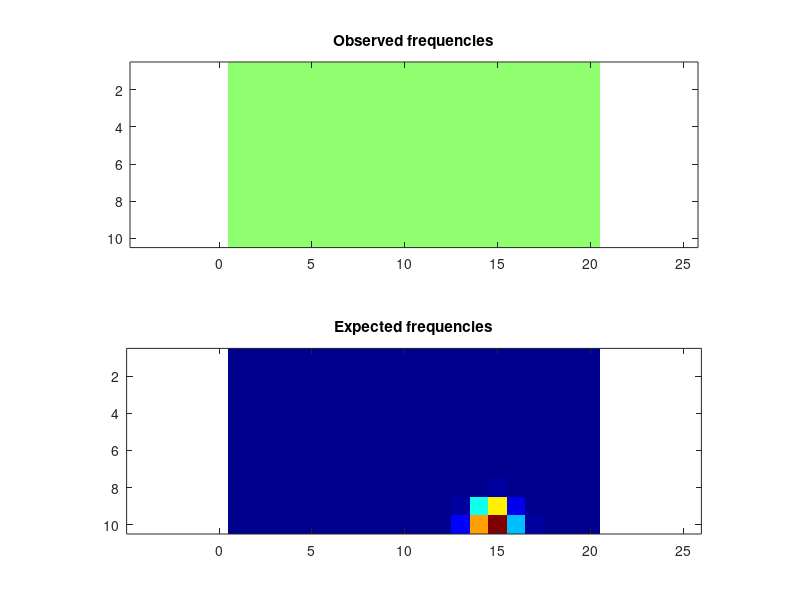

Recreate this plot in MATLAB.
obsFrequencies = [ 0, 0, 0, 0, 0, 0, 0, 0, 0, 0, 0, 0, 0, 0, 0, 0, 0, 0, 0, 0; 0, 0, 0, 0, 0, 0, 0, 0, 0, 0, 0, 0, 0, 0, 0, 0, 0, 0, 0, 0; 0, 0, 0, 0, 0, 0, 0, 0, 0, 0, 0, 0, 0, 0, 0, 0, 0, 0, 0, 0; 0, 0, 0, 0, 0, 0, 0, 0, 0, 0, 0, 0, 0, 0, 0, 0, 0, 0, 0, 0; 0, 0, 0, 0, 0, 0, 0, 0, 0, 0, 0, 0, 0, 0, 0, 0, 0, 0, 0, 0; 0, 0, 0, 0, 0, 0, 0, 0, 0, 0, 0, 0, 0, 0, 0, 0, 0, 0, 0, 0; 0, 0, 0, 0, 0, 0, 0, 0, 0, 0, 0, 0, 0, 0, 0, 0, 0, 0, 0, 0; 0, 0, 0, 0, 0, 0, 0, 0, 0, 0, 0, 0, 0, 0, 0, 0, 0, 0, 0, 0; 0, 0, 0, 0, 0, 0, 0, 0, 0, 0, 0, 0, 0, 0, 0, 0, 0, 0, 0, 0; 0, 0, 0, 0, 0, 0, 0, 0, 0, 0, 0, 0, 0, 0, 0, 0, 0, 0, 0, 0 ];
expFrequencies = [ 0, 0, 0, 0, 0, 0, 0, 0, 0, 0, 0, 0, 0, 0, 0, 0, 0, 0, 0, 0; 0, 0, 0, 0, 0, 0, 0, 0, 0, 0, 0, 0, 0, 0, 0, 0, 0, 0, 0, 0; 0, 0, 0, 0, 0, 0, 0, 0, 0, 0, 0, 0, 0, 4.63566e-28, 7.35834e-27, 2.79763e-34, 0, 0, 0, 0; 0, 0, 0, 0, 0, 0, 0, 0, 0, 0, 0, 5.32625e-43, 6.48113e-25, 8.05344e-17, 5.7166e-16, 4.04376e-20, 5.57396e-34, 0, 0, 0; 0, 0, 0, 0, 0, 0, 0, 0, 0, 0, 6.44477e-41, 3.89264e-25, 2.30952e-14, 2.63002e-09, 1.11558e-08, 1.81004e-11, 9.61146e-20, 1.71109e-33, 0, 0; 0, 0, 0, 0, 0, 0, 0, 0, 0, 7.99239e-37, 1.60268e-24, 1.96512e-14, 1.85936e-07, 0.000559479, 0.00171476, 1.64614e-05, 5.77742e-11, 8.84255e-20, 3.00596e-31, 0; 8.61369e-36, 0, 0, 0, 0, 0, 0, 1.86944e-39, 6.88873e-31, 3.94781e-22, 4.98059e-14, 2.49268e-07, 0.0138869, 4.17369, 10.0969, 0.324784, 5.43588e-05, 6.82364e-11, 1.83654e-18, 4.92119e-27; 6.23238e-21, 3.99793e-26, 2.61712e-30, 5.85894e-33, 1.7417e-33, 1.09508e-31, 4.15671e-28, 2.73008e-23, 9.08771e-18, 4.27499e-12, 8.36904e-07, 0.0238569, 41.1253, 2370.72, 4688.41, 375.259, 0.916395, 9.90402e-05, 1.04379e-09, 2.82343e-15; 5.69496e-10, 6.21416e-13, 2.81705e-15, 1.04884e-16, 5.62656e-17, 4.97154e-16, 4.73604e-14, 2.54171e-11, 3.78805e-08, 7.68096e-05, 0.110555, 62.0962, 7492.96, 116002, 189469, 32581.7, 630.999, 2.04531, 0.00198998, 1.0576e-06; 1.72051, 0.858658, 0.546755, 0.427415, 0.413291, 0.488466, 0.67723, 1.22567, 3.03749, 10.3908, 115.103, 2099.43, 34947.9, 212469, 297942, 90541.9, 7704.21, 389.633, 27.671, 5.10958 ];
colormap(jet);
clf; subplot(2,1,1);
imagesc(obsFrequencies);
title('Observed frequencies');
axis equal;
subplot(2,1,2);
imagesc(expFrequencies);
axis equal;
title('Expected frequencies');
